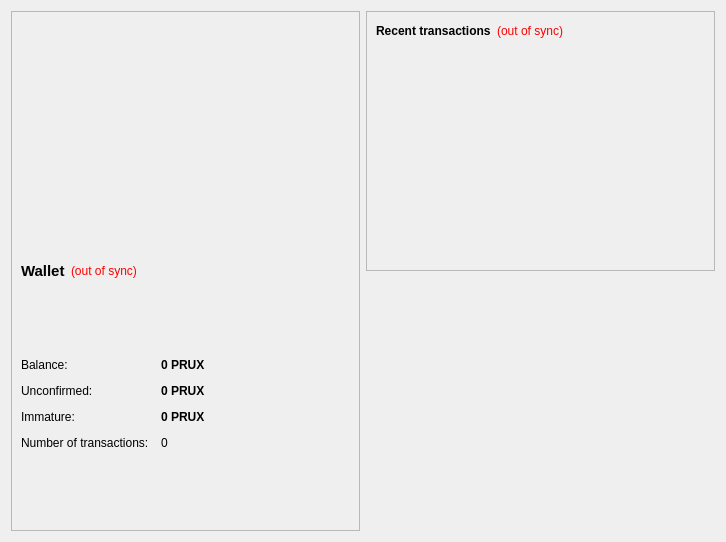
<?xml version="1.0" encoding="UTF-8"?>
<ui version="4.0">
 <class>OverviewPage</class>
 <widget class="QWidget" name="OverviewPage">
  <property name="geometry">
   <rect>
    <x>0</x>
    <y>0</y>
    <width>726</width>
    <height>542</height>
   </rect>
  </property>
  <property name="windowTitle">
   <string>Form</string>
  </property>
  <layout class="QHBoxLayout" name="horizontalLayout" stretch="1,1">
   <item>
    <layout class="QVBoxLayout" name="verticalLayout_2">
     <item>
      <widget class="QFrame" name="frame">
       <property name="frameShape">
        <enum>QFrame::StyledPanel</enum>
       </property>
       <property name="frameShadow">
        <enum>QFrame::Raised</enum>
       </property>
       <layout class="QVBoxLayout" name="verticalLayout_4">
        <item>
         <widget class="QLabel" name="label_6">
          <property name="text">
           <string/>
          </property>
          <property name="textFormat">
           <enum>Qt::PlainText</enum>
          </property>
          <property name="pixmap">
           <pixmap resource="../bitcoin.qrc">:/images/overview</pixmap>
          </property>
          <property name="scaledContents">
           <bool>false</bool>
          </property>
         </widget>
        </item>
        <item>
         <layout class="QHBoxLayout" name="horizontalLayout_4">
          <item>
           <widget class="QLabel" name="label_5">
            <property name="font">
             <font>
              <pointsize>11</pointsize>
              <weight>75</weight>
              <bold>true</bold>
             </font>
            </property>
            <property name="text">
             <string>Wallet</string>
            </property>
           </widget>
          </item>
          <item>
           <widget class="QLabel" name="labelWalletStatus">
            <property name="toolTip">
             <string>The displayed information may be out of date. Your wallet automatically synchronizes with the prux network after a connection is established, but this process has not completed yet.</string>
            </property>
            <property name="styleSheet">
             <string notr="true">QLabel { color: red; }</string>
            </property>
            <property name="text">
             <string notr="true">(out of sync)</string>
            </property>
            <property name="alignment">
             <set>Qt::AlignLeading|Qt::AlignLeft|Qt::AlignVCenter</set>
            </property>
           </widget>
          </item>
          <item>
           <spacer name="horizontalSpacer_2">
            <property name="orientation">
             <enum>Qt::Horizontal</enum>
            </property>
            <property name="sizeHint" stdset="0">
             <size>
              <width>40</width>
              <height>20</height>
             </size>
            </property>
           </spacer>
          </item>
         </layout>
        </item>
        <item>
         <layout class="QFormLayout" name="formLayout_2">
          <property name="fieldGrowthPolicy">
           <enum>QFormLayout::AllNonFixedFieldsGrow</enum>
          </property>
          <property name="horizontalSpacing">
           <number>12</number>
          </property>
          <property name="verticalSpacing">
           <number>12</number>
          </property>
          <item row="0" column="0">
           <widget class="QLabel" name="label">
            <property name="text">
             <string>Balance:</string>
            </property>
           </widget>
          </item>
          <item row="0" column="1">
           <widget class="QLabel" name="labelBalance">
            <property name="font">
             <font>
              <weight>75</weight>
              <bold>true</bold>
             </font>
            </property>
            <property name="cursor">
             <cursorShape>IBeamCursor</cursorShape>
            </property>
            <property name="toolTip">
             <string>Your current balance</string>
            </property>
            <property name="text">
             <string notr="true">0 PRUX</string>
            </property>
            <property name="textInteractionFlags">
             <set>Qt::LinksAccessibleByMouse|Qt::TextSelectableByKeyboard|Qt::TextSelectableByMouse</set>
            </property>
           </widget>
          </item>
          <item row="1" column="0">
           <widget class="QLabel" name="label_3">
            <property name="text">
             <string>Unconfirmed:</string>
            </property>
           </widget>
          </item>
          <item row="1" column="1">
           <widget class="QLabel" name="labelUnconfirmed">
            <property name="font">
             <font>
              <weight>75</weight>
              <bold>true</bold>
             </font>
            </property>
            <property name="cursor">
             <cursorShape>IBeamCursor</cursorShape>
            </property>
            <property name="toolTip">
             <string>Total of transactions that have yet to be confirmed, and do not yet count toward the current balance</string>
            </property>
            <property name="text">
             <string notr="true">0 PRUX</string>
            </property>
            <property name="textInteractionFlags">
             <set>Qt::LinksAccessibleByMouse|Qt::TextSelectableByKeyboard|Qt::TextSelectableByMouse</set>
            </property>
           </widget>
          </item>
          <item row="3" column="0">
           <widget class="QLabel" name="label_2">
            <property name="text">
             <string>Number of transactions:</string>
            </property>
           </widget>
          </item>
          <item row="3" column="1">
           <widget class="QLabel" name="labelNumTransactions">
            <property name="toolTip">
             <string>Total number of transactions in wallet</string>
            </property>
            <property name="text">
             <string notr="true">0</string>
            </property>
           </widget>
          </item>
          <item row="2" column="0">
           <widget class="QLabel" name="labelImmatureText">
            <property name="text">
             <string>Immature:</string>
            </property>
           </widget>
          </item>
          <item row="2" column="1">
           <widget class="QLabel" name="labelImmature">
            <property name="font">
             <font>
              <weight>75</weight>
              <bold>true</bold>
             </font>
            </property>
            <property name="toolTip">
             <string>Mined balance that has not yet matured</string>
            </property>
            <property name="text">
             <string notr="true">0 PRUX</string>
            </property>
            <property name="textInteractionFlags">
             <set>Qt::LinksAccessibleByMouse|Qt::TextSelectableByKeyboard|Qt::TextSelectableByMouse</set>
            </property>
           </widget>
          </item>
         </layout>
        </item>
       </layout>
      </widget>
     </item>
    </layout>
   </item>
   <item>
    <layout class="QVBoxLayout" name="verticalLayout_3">
     <item>
      <widget class="QFrame" name="frame_2">
       <property name="frameShape">
        <enum>QFrame::StyledPanel</enum>
       </property>
       <property name="frameShadow">
        <enum>QFrame::Raised</enum>
       </property>
       <layout class="QVBoxLayout" name="verticalLayout">
        <item>
         <layout class="QHBoxLayout" name="horizontalLayout_2">
          <item>
           <widget class="QLabel" name="label_4">
            <property name="text">
             <string>&lt;b&gt;Recent transactions&lt;/b&gt;</string>
            </property>
           </widget>
          </item>
          <item>
           <widget class="QLabel" name="labelTransactionsStatus">
            <property name="toolTip">
             <string>The displayed information may be out of date. Your wallet automatically synchronizes with the prux network after a connection is established, but this process has not completed yet.</string>
            </property>
            <property name="styleSheet">
             <string notr="true">QLabel { color: red; }</string>
            </property>
            <property name="text">
             <string notr="true">(out of sync)</string>
            </property>
            <property name="alignment">
             <set>Qt::AlignRight|Qt::AlignTrailing|Qt::AlignVCenter</set>
            </property>
           </widget>
          </item>
          <item>
           <spacer name="horizontalSpacer">
            <property name="orientation">
             <enum>Qt::Horizontal</enum>
            </property>
            <property name="sizeHint" stdset="0">
             <size>
              <width>40</width>
              <height>20</height>
             </size>
            </property>
           </spacer>
          </item>
         </layout>
        </item>
        <item>
         <widget class="QListView" name="listTransactions">
          <property name="styleSheet">
           <string notr="true">QListView { background: transparent; }</string>
          </property>
          <property name="frameShape">
           <enum>QFrame::NoFrame</enum>
          </property>
          <property name="verticalScrollBarPolicy">
           <enum>Qt::ScrollBarAlwaysOff</enum>
          </property>
          <property name="horizontalScrollBarPolicy">
           <enum>Qt::ScrollBarAlwaysOff</enum>
          </property>
          <property name="selectionMode">
           <enum>QAbstractItemView::NoSelection</enum>
          </property>
         </widget>
        </item>
       </layout>
      </widget>
     </item>
     <item>
      <spacer name="verticalSpacer_2">
       <property name="orientation">
        <enum>Qt::Vertical</enum>
       </property>
       <property name="sizeHint" stdset="0">
        <size>
         <width>20</width>
         <height>40</height>
        </size>
       </property>
      </spacer>
     </item>
    </layout>
   </item>
  </layout>
 </widget>
 <resources>
  <include location="../bitcoin.qrc"/>
 </resources>
 <connections/>
</ui>
